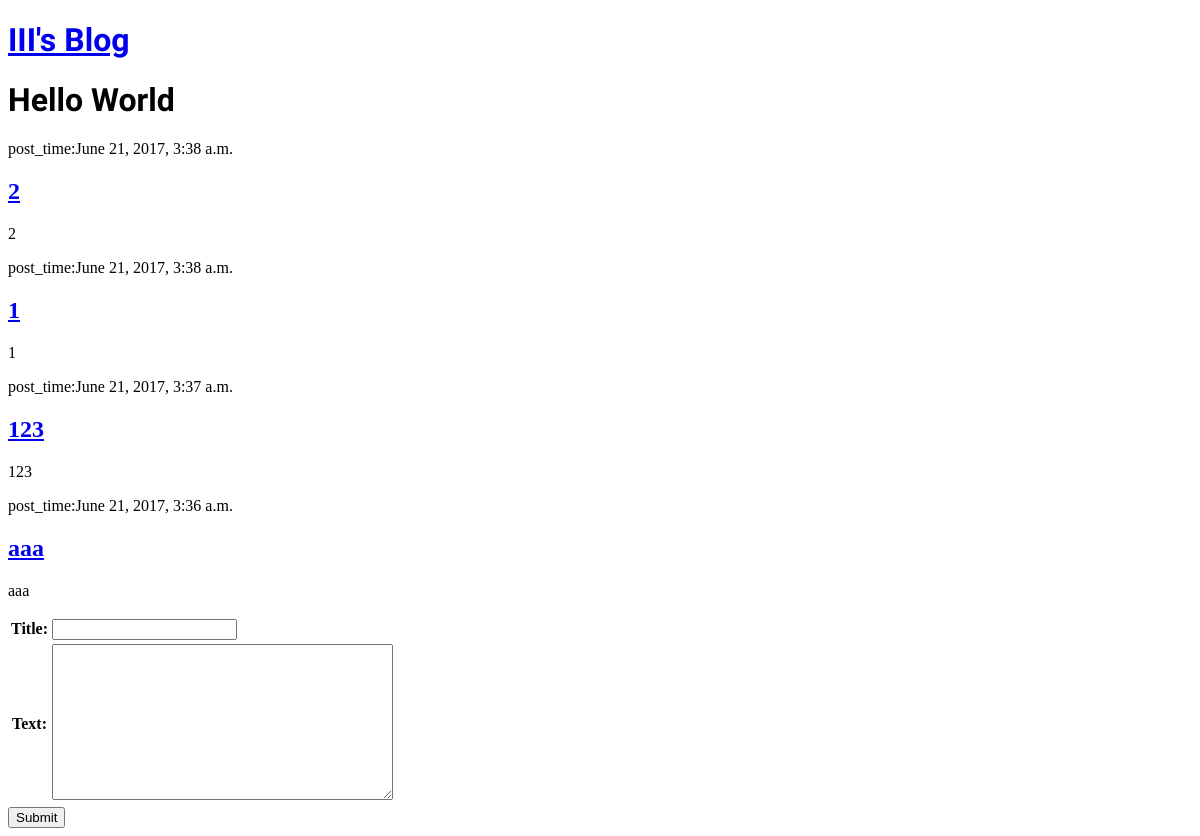
/blog/, run on an earlier commit of the app's database.
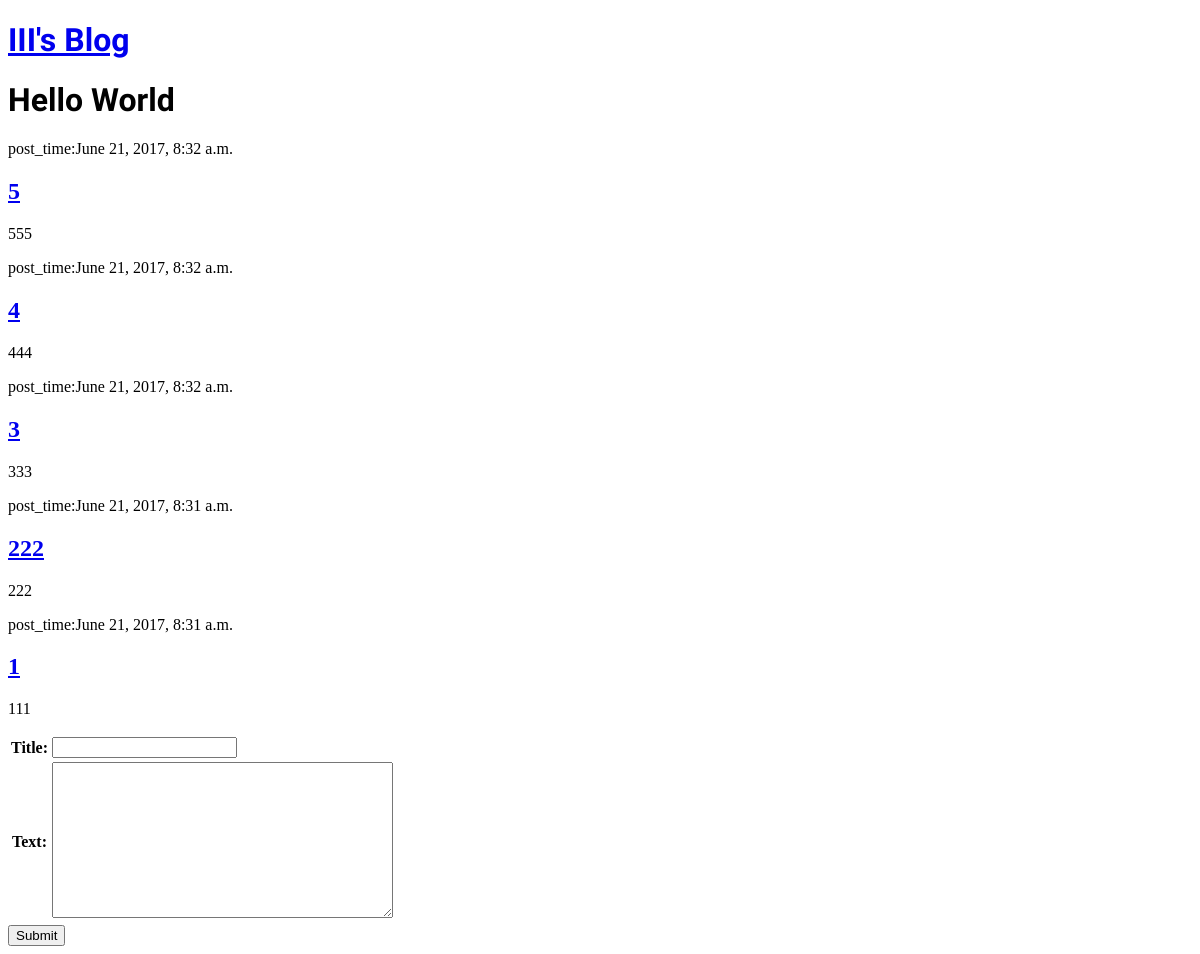
And on a later commit of the database.
### blog/models.py (models this page shows, shortened)
class Post(models.Model):
    author = models.ForeignKey('auth.User')
    title = models.CharField(max_length=200)
    text = models.TextField()
    created_date = models.DateTimeField(default=timezone.now)
    published_date = models.DateTimeField(blank=True, null=True)

### blog/views.py (the view)
def post_list(request):
    posts = Post.objects.all().order_by('created_date')
    post_form = PostForm()
    return render(request, 'blog/post_list.html', locals())

### blog/forms.py
class PostForm(forms.Form):
    title = forms.CharField(max_length=100)
    text = forms.CharField(max_length=2000,widget = forms.Textarea())

### blog/templates/blog/post_list.html (shortened to what this page needs)
{% extends 'blog/base.html' %}
{% block content %}
<h1>Hello World</h1>
<div>
    {% for post in posts reversed %}
    <p>post_time:{{post.created_date}}</p>
    <h2><a href="/blog/{{post.id}}">{{post.title}}</a></h2>
    <p>{{post.text|linebreaks}}</p>
    {% endfor %}
</div>
<form action="/blog/add_record" method="post" accept-charset="utf-8">
    <table>
        {{post_form.as_table}}
    </table>
    <input type="submit" name="add_record" value="Submit">
</form>
{% endblock %}

What changed in the data, as far as the page shows it:
removed Post: created_date "June 21, 2017, 3:38 a.m.", title "2", text "2"
removed Post: created_date "June 21, 2017, 3:38 a.m.", title "1", text "1"
removed Post: created_date "June 21, 2017, 3:37 a.m.", title "123", text "123"
removed Post: created_date "June 21, 2017, 3:36 a.m.", title "aaa", text "aaa"
added Post: created_date "June 21, 2017, 8:32 a.m.", title "5", text "555"
added Post: created_date "June 21, 2017, 8:32 a.m.", title "4", text "444"
added Post: created_date "June 21, 2017, 8:32 a.m.", title "3", text "333"
added Post: created_date "June 21, 2017, 8:31 a.m.", title "222", text "222"
added Post: created_date "June 21, 2017, 8:31 a.m.", title "1", text "111"
